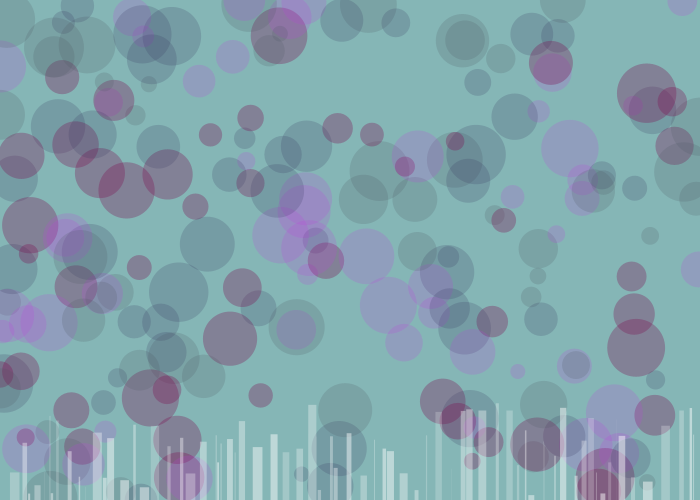
Frame 1 (no input)
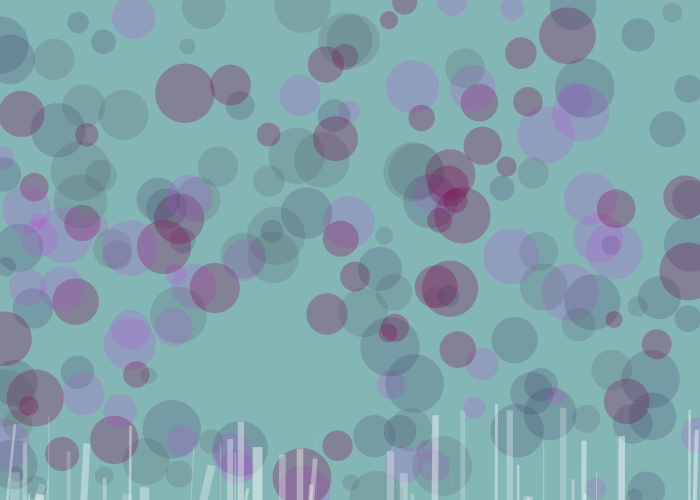
Frame 60 (the mouse pressed at the canvas centre just before this capture)
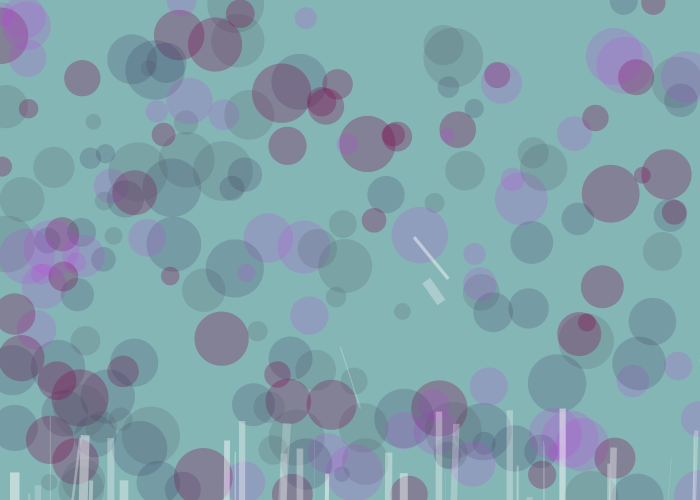
Frame 120 (the mouse held since frame 60 and released just before this capture)

The Processing sketch that drew these frames (run headless with seeded random() and noise(); from frame 60 on, the mouse is pressed at the canvas centre):

// Processing sketch: processing_171010
// ── processing_171010.pde

Block[] building = new Block[100];
Circle[] Circle_array = new Circle[200];

void setup() {
  size(700, 500);
  float newYpos = height;
  float newXpos = 10;
  for (int i = 0; i< building.length; i++) {
    building[i] = new Block(newXpos, newYpos);
    newXpos = building[i].widthB + building[i].xposB + random(0, 10);
  }
  for (int i=0; i<Circle_array.length; i++) {
    Circle_array[i] = new Circle(); 
   }
}

void draw() {
  background(133,182,182);
  noStroke();

  
     x+=vx;
   y+=vy;
 
   int j =4;
   for (int i=0; i<Circle_array.length; i++)
   {
   x+=vx;
   y+=vy;
    Circle_array[i].update();
    if (j == 4) {
      fill(125,12,81,80);

           Circle_array[i].display(); 
    } else if ( j == 3) {
      fill(52,51,93,50);
            Circle_array[i].display2();

    } else if ( j == 2) {
      fill(190,63,220,50);
             Circle_array[i].display3();   

    } else {
      fill(76,89,98,50);
              Circle_array[i].display4();
    }
    
    j--;
    if (j <= 0) 
    {
     j = 4;
    }
   }
   
     for (int i = 0; i< building.length; i++) {
    building[i].update();
    fill(255, random(40, 125));
    building[i].build();

  }
}


class Block {
  float widthB;
  float heightB;
  float xposB;
  float yposB;
  float stability = .02;
  float diam;
  
  Block(float xposB, float yposB) {
    this.widthB = random(0, 10);
    this.heightB = random(5, 100);
    this.xposB = xposB;
    this.yposB = yposB;
    diam =  random(15, 20); 
  }
  
  void update() {
    stability = stability * random(.1, 2.5);
  }
  
  void build() {
    pushMatrix();
    fill(255, random(50,125));
    rotate(radians(stability));
    rect(xposB, this.yposB-this.heightB, widthB, heightB);
    popMatrix();
  }
}




class Circle {
  float x,y,vx,vy;
  int direction;
  float speed;
  float diam;
  Circle() {
    speed = random(1,10);
    direction = int(random(0,8)); 
    x = random(0, width);
    y = random(0, height);
    diam = random(15, 60);
 //go up the stage.
 if(direction ==0) {
  vx =0;
  vy = -1;
}
//go to the right and up.
if(direction == 1)
{
  vx = 1;
  vy = -1;
}
//go to the right
if(direction ==2)
{
 vx = 1;
vy = 0; 
}
//go to the lower right..
if(direction ==3)
{
vx =1;
vy=1;
}
//go straight down the stage.
if(direction ==4)
{
vx=0;
vy=1;
}
//go lower left
if(direction ==5)
{
  vx=-1;
  vy=1;
}
//go left.
if(direction ==6)
{
  vx=-1;
  vy=0;
}
//go upper left
if(direction ==7)
{
  vx=-1;
  vy=-1;
}
 
} 
   
void update()
{
  x+=vx*speed;
  y+=vy*speed;
  
  if (y >height)
{
  
  //force the object back to the stage
  y =height;
 //reverse course in vy.
  vy*=-.8; 
}

  if (y <0)
{
  
  //force the object back to the stage
  y =0;
 //reverse course in vy.
  vy*=-.8; 
}
  
  if(x< 0)
  {
    x = 0;
    vx*=-1;
  }
  if(x > width)
  {
    x=width;
    vx*=-1;
  }
}

void display()
{
 pushMatrix();
translate(x,y);
//rotate(radians(random(360)));
ellipse(0, 0, diam, diam);
popMatrix();
}
 
 
void display2()
{
 pushMatrix();
translate(x,y);
ellipse(0, 0, diam, diam);
popMatrix();
}

void display3()
{
 pushMatrix();
translate(x,y);
ellipse(0, 0, diam, diam);
popMatrix();
}

void display4()
{
 pushMatrix();
translate(x,y);
ellipse(0, 0, diam, diam);
popMatrix();
}
 }

int direction;
float x,y,vx,vy;
float xt=random(0,width);
float yt=random(0,height);
float angle =0;
